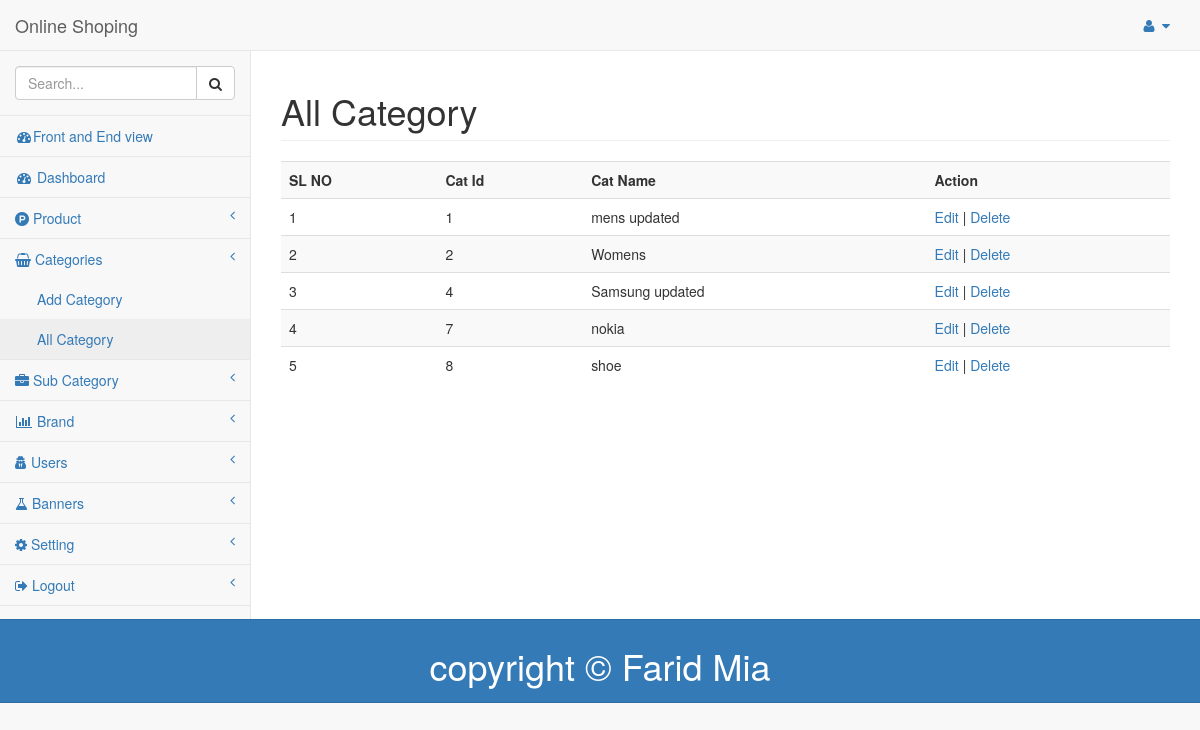
The page /admin/all-category.php (signed in) on the database its author committed.
### tables this page shows
CREATE TABLE `categories` (
  `cat_id` int(11) NOT NULL,
  `cat_name` varchar(50) NOT NULL
);

### admin/classes/database.php (called while the page is built, shortened)
<?php
	class database{
		public $connection;
		public function connection(){
			$this->connection = mysqli_connect(DB_HOST,DB_USER,DB_PASS,DB_NAME);
		}
		public function getData($table,$whichcolumn = array(),$columnname = null,$compare = null,$columnvalue = null){
			if(is_array($whichcolumn)){
				$whichcolumn = implode(",",$whichcolumn);
			}
			if(empty($columnname) && empty($columnvalue)){
				$query = "SELECT $whichcolumn FROM $table";
			}
			elseif (!empty($columnname) && !empty($columnvalue)) {
				$sql ="SELECT $whichcolumn FROM $table WHERE $columnname $compare $columnvalue";
				$query = $sql;
			}
			$query = mysqli_query($this->connection,$query);
			if($query)
				return $query;
			else
				return false;
		}
	}
?>

### admin/all-category.php (the view, shortened to what this page needs)
<?php require_once('includes/header.php');  ?>
    <div id="wrapper">
        <?php require_once('includes/top-nav.php');  ?>
        <div id="page-wrapper">
            <div class="row">
                <div class="col-lg-12">
                    <h1 class="page-header">All Category</h1>
                <?php
                    $database    = new Database();
                    $data        = array('cat_id','cat_name');
                    $query       = $database->getData("categories",$data);
                        echo "<table class='table table-striped'>";
                            echo "<tr>
                                    <th>SL NO</th>
                                    <th>Cat Id</th>
                                    <th>Cat Name</th>
                                    <th>Action</th>
                                 </tr>";
                                 $i = 1;
                                 while($row = mysqli_fetch_array($query)){
                                    $cat_id           = (int) $row['cat_id'];
                                    $cat_name         = $row['cat_name'];
                                    echo "<tr>";
                                        echo "<td>$i</td>";
                                        echo "<td>$cat_id</td>";
                                        echo "<td>$cat_name</td>";
                                        echo "<td><a href='edit_category.php?catid=$cat_id&name=category'>Edit</a> | <a href='delete.php?catid=$cat_id&name=category'>Delete</a></td>";
                                    echo "</tr>";
                                    $i++;
                                 }
                            echo "</table>";
                    ?>
                </div>
            </div>
            <div class="row">
                <div class="col-lg-3 col-md-6">
                </div>
            </div>
        </div>
    </div>
    <?php
    require_once('includes/footer.php');
    ?>

### rows shown on the page
categories: cat_id "1", cat_name "mens updated"
categories: cat_id "2", cat_name "Womens"
categories: cat_id "4", cat_name "Samsung updated"
categories: cat_id "7", cat_name "nokia"
categories: cat_id "8", cat_name "shoe"
